Frame 1 (no input): blank canvas, image omitted
Frame 60 (the mouse pressed at the canvas centre just before this capture): blank canvas, image omitted
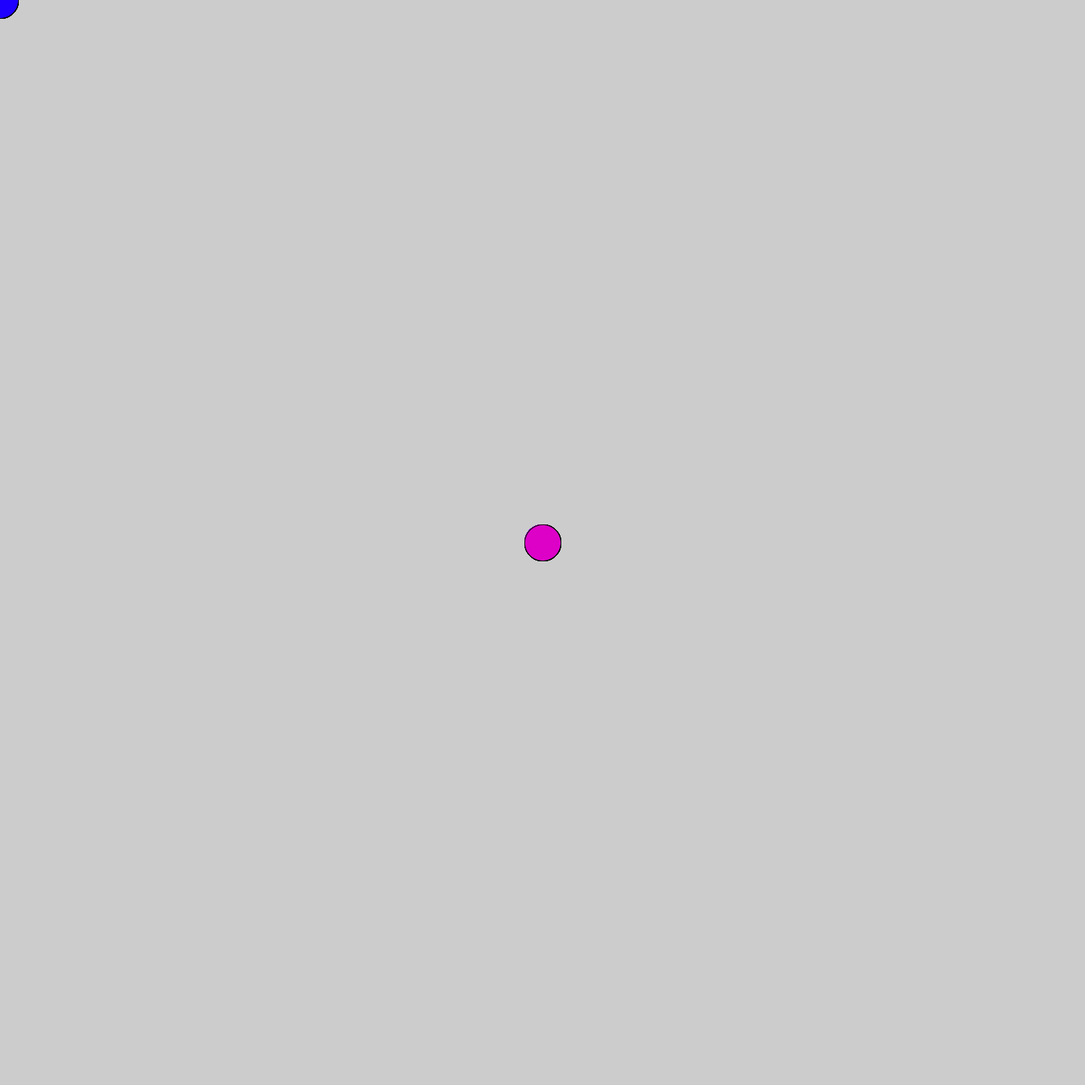
Frame 120 (the mouse held since frame 60 and released just before this capture)

The Processing sketch whose frames 1 and 60 were blank and that drew this single picture after the mouse press (run headless with seeded random() and noise(); from frame 60 on, the mouse is pressed at the canvas centre):

// Processing sketch: cotton_candy
// ── cotton_candy.pde
void setup()
{size(1500,1500);
}
void draw()
{ellipse(mouseX,mouseY,50,50);
if(mousePressed)
fill(random(255),1,200);
else
fill(30,0,255);



}
